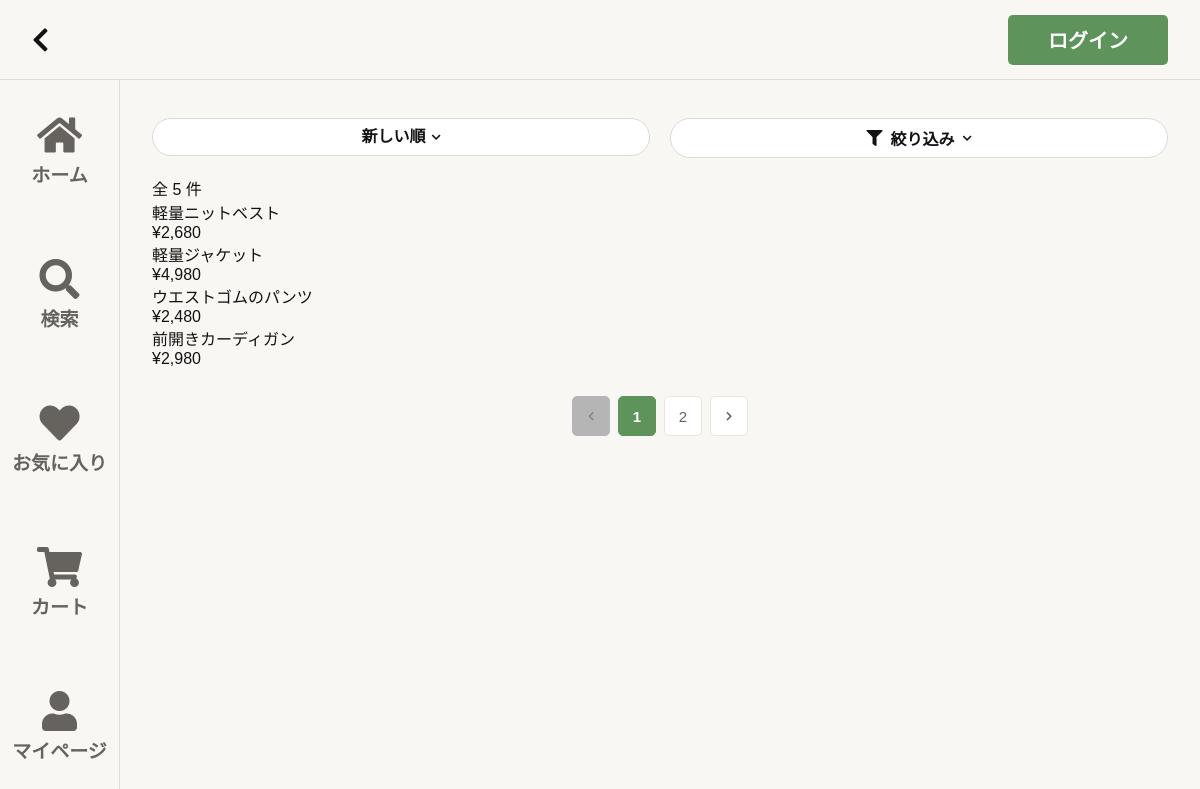
/public/user/products.php, run on an earlier commit of the app's database.
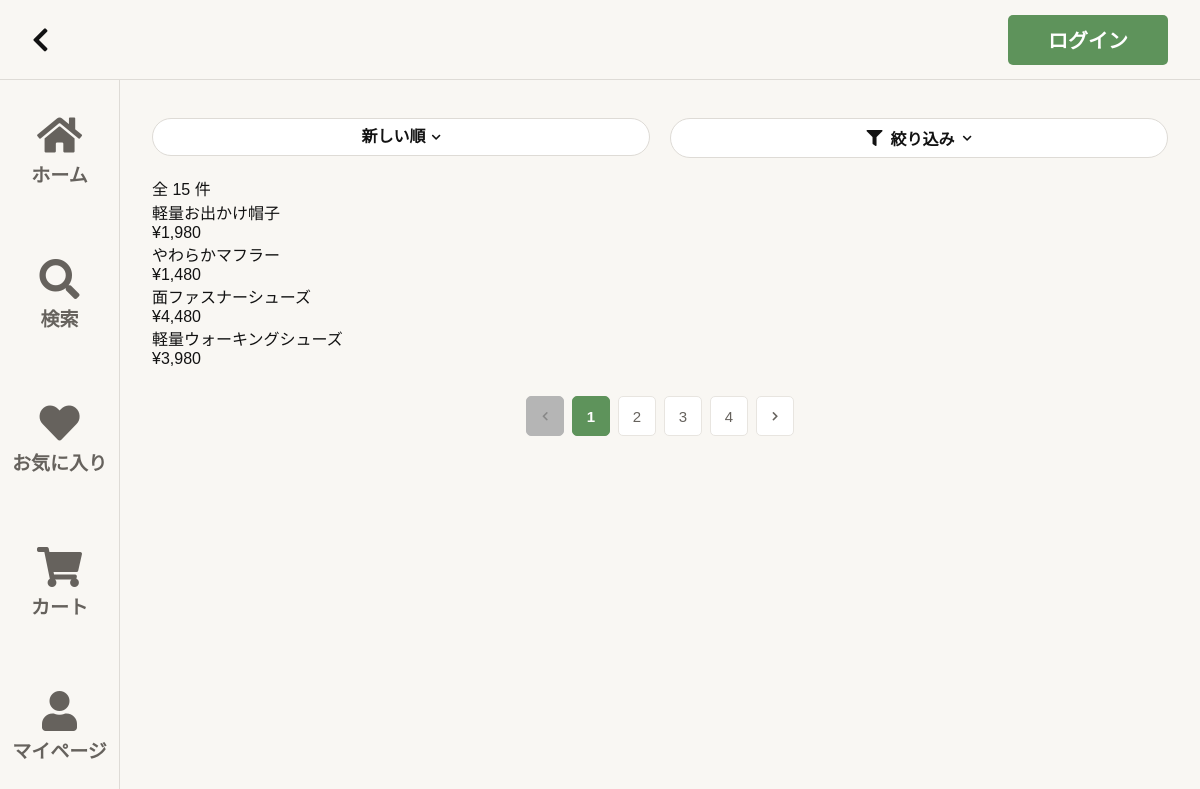
And on a later commit of the database.
### tables this page shows
CREATE TABLE `products` (
    `product_id` INT NOT NULL AUTO_INCREMENT,
    `product_name` VARCHAR(30) NOT NULL,
    `category` VARCHAR(10) NOT NULL,
    `product_price` INT NOT NULL,
    `description` VARCHAR(100) NOT NULL,
    `image` VARCHAR(100) NULL DEFAULT NULL,
    `created_at` DATE NOT NULL,
    `is_deleted` BOOLEAN NOT NULL DEFAULT FALSE,
    PRIMARY KEY (`product_id`)
);

### app/auth.php (called while the page is built, shortened)
<?php
function getMemberId()
{
    return $_SESSION['member_id'] ?? false;
}
?>

### app/views/components/list/helpers.php (called while the page is built)
<?php
function listEscape($value): string
{
    return htmlspecialchars((string) $value, ENT_QUOTES, 'UTF-8');
}
function createListPageUrl(string $path, array $conditions): callable
{
    return static function (int $page) use ($path, $conditions): string {
        $conditions['page'] = $page;
        return $path . '?' . http_build_query($conditions);
    };
}

### app/products/options.php (called while the page is built)
<?php
function getProductCategories(): array
{
    return ['トップス', 'ボトムス', 'アウター', 'シューズ', 'その他・小物'];
}
function getProductSortOptions(): array
{
    return [
        'newest' => '新しい順', 'oldest' => '古い順',
        'recommended' => 'おすすめ順',
        'stock_desc' => '在庫数が多い順', 'stock_asc' => '在庫数が少ない順',
    ];
}

### app/products/conditions.php (called while the page is built, shortened)
<?php
require_once __DIR__ . '/options.php';
function normalizeProductConditions(array $input, array $settings = []): array
{
    $sortOptions = getProductSortOptions();
    $allowedSorts = $settings['sorts'] ?? array_keys($sortOptions);
    $allowedSorts = array_values(array_intersect($allowedSorts, array_keys($sortOptions)));
    $sort = is_string($input['sort'] ?? null) ? $input['sort'] : '';
    if (!in_array($sort, $allowedSorts, true)) $sort = $allowedSorts[0];
    $keyword = is_string($input['keyword'] ?? null) ? trim($input['keyword']) : '';
    $category = is_string($input['category'] ?? null) ? $input['category'] : '';
    if (!in_array($category, getProductCategories(), true)) $category = '';
    $perPages = $settings['perPages'] ?? [5, 8];
    $perPages = array_values(array_filter($perPages, static function ($count) {
        return is_int($count) && $count >= 1 && $count <= 100;
    }));
    $defaultCount = $settings['defaultPerPage'] ?? 8;
    $requested = is_scalar($input['per_page'] ?? null)
        ? filter_var($input['per_page'], FILTER_VALIDATE_INT) : false;
    $perPage = in_array($requested, $perPages, true) ? $requested : $defaultCount;
    $requestedPage = is_scalar($input['page'] ?? null)
        ? filter_var($input['page'], FILTER_VALIDATE_INT) : false;
    $minPrice = null;
    $maxPrice = null;
    if ($settings['priceFilter'] ?? false) {
        $prices = [];
        foreach (['min_price' => 0, 'max_price' => 100000] as $key => $default) {
            $value = $input[$key] ?? null;
            $number = is_scalar($value)
                ? filter_var($value, FILTER_VALIDATE_INT)
                : false;
            $prices[$key] = $number === false
                ? $default
                : max(0, min(100000, $number));
        }
        $minPrice = min($prices['min_price'], $prices['max_price']);
        $maxPrice = max($prices['min_price'], $prices['max_price']);
    }
    return [
        'keyword' => $keyword, 'sort' => $sort, 'category' => $category,
        'perPage' => $perPage, 'page' => max(1, $requestedPage ?: 1),
        'minPrice' => $minPrice,'maxPrice' => $maxPrice,
    ];
}

### app/products/search.php (called while the page is built, shortened)
<?php
require_once __DIR__ . '/conditions.php';
function searchProducts(PDO $pdo, array $input, array $settings = []): array
{
    $criteria = normalizeProductConditions($input, $settings);
    $keyword = $criteria['keyword'];
    $category = $criteria['category'];
    $perPage = $criteria['perPage'];
    $orderByOptions = [
        'newest' => 'p.created_at DESC, p.product_id DESC',
        'oldest' => 'p.created_at ASC, p.product_id ASC',
        'recommended' => '(r.average_rating IS NULL) ASC, r.average_rating DESC, p.created_at DESC, p.product_id DESC',
        'stock_desc' => 'total_stock DESC, p.product_id DESC',
        'stock_asc' => 'total_stock ASC, p.product_id DESC',
    ];
    $conditions = ['p.is_deleted = FALSE'];
    $params = [];
    if ($criteria['minPrice'] !== null) {
        $conditions[] = 'p.product_price >= ?';
        $params[] = $criteria['minPrice'];
    }
    if ($criteria['maxPrice'] !== null) {
        $conditions[] = 'p.product_price <= ?';
        $params[] = $criteria['maxPrice'];
    }
    $where = ' WHERE ' . implode(' AND ', $conditions);
    $stmt = $pdo->prepare('SELECT COUNT(*) FROM products p' . $where);
    $stmt->execute($params);
    $totalCount = (int) $stmt->fetchColumn();
    $totalPages = max(1, (int) ceil($totalCount / $perPage));
    $page = min($totalPages, $criteria['page']);
    $offset = ($page - 1) * $perPage;
    $sql = 'SELECT p.product_id, p.product_name, p.product_price,
                   p.category, p.description, p.image, p.created_at,
                   COALESCE(s.total_stock, 0) AS total_stock,
                   r.average_rating
            FROM products p
            LEFT JOIN (
                SELECT product_id, SUM(stock_quantity) AS total_stock
                FROM product_details GROUP BY product_id
            ) s ON p.product_id = s.product_id
            LEFT JOIN (
                SELECT product_id, AVG(rating) AS average_rating
                FROM reviews GROUP BY product_id
            ) r ON p.product_id = r.product_id'
        . $where . ' ORDER BY ' . $orderByOptions[$criteria['sort']]
        . ' LIMIT ' . $perPage . ' OFFSET ' . $offset;
    $stmt = $pdo->prepare($sql);
    $stmt->execute($params);
    return array_merge($criteria, [
        'page' => $page, 'totalCount' => $totalCount, 'totalPages' => $totalPages,
        'products' => $stmt->fetchAll(PDO::FETCH_ASSOC),
    ]);
}

### public/user/products.php (the view, shortened to what this page needs)
<?php
require_once __DIR__ . '/../../app/db.php';
require_once __DIR__ . '/../../app/products/search.php';
require_once __DIR__ . '/../../app/views/components/list/sort.php';
require_once __DIR__ . '/../../app/views/components/list/filter.php';
require_once __DIR__ . '/../../app/views/components/list/pagination.php';
require_once __DIR__ . '/../../app/views/components/list/helpers.php';
$result = searchProducts($pdo, $_GET, [
    'sorts' => ['newest','oldest','recommended'],
    'perPages' => [4],
    'defaultPerPage' => 4,
    'priceFilter' =>true
]);
$sortOptions = [
    'newest' => '新しい順',
    'oldest' => '古い順',
    'recommended' => 'おすすめ順',
];
$categoryOptions = ['' => 'すべて'];
foreach (getProductCategories() as $item) {
    $categoryOptions[$item] = $item;
}
$filterGroups = [
    [
        'name' => 'category',
        'label' => 'カテゴリ',
        'type' => 'radio',
        'options' => $categoryOptions,
        'selected' => $result['category'],
        'default' => '',
    ],
];
$filterGroups[] = [
    'name' => 'price',
    'label' => '価格',
    'type' => 'price',
    'min' => $result['minPrice'],
    'max' => $result['maxPrice'],
];
$products = $result['products'];
$totalCount = $result['totalCount'];
$page = $result['page'];
$totalPages = $result['totalPages'];
$pageUrl = createListPageUrl('products.php', [
    'keyword' => $result['keyword'],
    'category' => $result['category'],
    'sort' => $result['sort'],
    'per_page' => $result['perPage'],
    'min_price' => $result['minPrice'],
    'max_price' => $result['maxPrice'],
]);
?>
<!DOCTYPE html>
<html lang="en">
<head>
    <link rel="stylesheet" href="../css/common.css">
    <link rel="stylesheet" href="../css/common-list.css">
    <link rel="stylesheet" href="https://cdnjs.cloudflare.com/ajax/libs/font-awesome/5.15.4/css/all.min.css">
</head>
<body class="has-header has-footer">
    <?php
    require __DIR__ . '/../../app/views/layouts/header.php';
    renderHeader('','back','index.php');
    ?>
    <main class="c-list-page">
        <form action="products.php" method="get" class="c-list-form" data-list-form>
            <div class="c-list-controls">
                <?php
                renderListSort($sortOptions, $result['sort']);
                renderListFilter($filterGroups);
                ?>
    </div>
        </form>
        <p>全 <?= number_format($totalCount) ?> 件</p>
        <?php foreach ($products as $product): ?>
        <div>
            <p>
                <?= htmlspecialchars(
                    $product['product_name'],
                    ENT_QUOTES,
                    'UTF-8'
                ) ?>
            </p>
            <p>
                ¥<?= number_format($product['product_price']) ?>
            </p>
        </div>
        <?php endforeach; ?>
        <?php
        renderListPagination($page, $totalPages, $pageUrl);
        ?>
    </main>
    <?php
    require_once __DIR__ . '/../../app/views/layouts/footer.php';
    renderFooter('');
    ?>
</body>
</html>

### app/views/layouts/header.php (shortened to what this page needs)
<?php
require_once __DIR__ . '/../../auth.php';
function renderHeader(
    string $pageTitle,
    string $icon = 'none',
    ?string $backUrl = null
): void
{
    $isLoggedIn = getMemberId() !== false;
?>
    <header class="header">
        <div class="header-inner">
            <div class="header-title">
                <?php if ($icon === 'leaf'): ?>
                    <div class="header-logo">
                        <i class="fas fa-leaf"></i>
                        <span><?= htmlspecialchars($pageTitle, ENT_QUOTES, 'UTF-8') ?></span>
                    </div>
                <?php elseif ($icon === 'back' && $backUrl !== null): ?>
                    <a class="header-back"
                       href="<?= htmlspecialchars($backUrl, ENT_QUOTES, 'UTF-8') ?>"
                    >
                        <i class="fas fa-chevron-left"></i>
                        </a>
                <?php else: ?>
                    <span style="margin-left: 30px;"><?= htmlspecialchars($pageTitle, ENT_QUOTES, 'UTF-8') ?></span>
                <?php endif; ?>
            </div>
            <?php if (!$isLoggedIn): ?>
                <a class="header-login"
                   href="/B5/public/user/account/login.php">
                    ログイン
                </a>
            <?php endif; ?>
        </div>
    </header>
<?php
}

### app/views/components/list/sort.php (shortened to what this page needs)
<?php
require_once __DIR__ . '/helpers.php';
function renderListSort(
    array $options,
    string $selected,
    string $name = 'sort'
): void
{
    ?>
    <details class="c-list-sort" data-list-sort-menu>
        <summary>
            <?= listEscape($options[$selected] ?? '') ?>
            <i class="fas fa-chevron-down"></i>
        </summary>
    </details>
    <?php
}

### app/views/components/list/filter.php (shortened to what this page needs)
<?php
require_once __DIR__ . '/helpers.php';
function renderListFilter(array $groups): void
{
    ?>
    <details class="c-list-filter" data-list-filter>
        <summary><i class="fas fa-filter"></i><span>絞り込み</span><i class="fas fa-chevron-down"></i></summary>
    </details>
    <?php
}

### app/views/components/list/pagination.php
<?php
require_once __DIR__ . '/helpers.php';
function renderListPagination(int $page, int $totalPages, callable $pageUrl): void
{
    $start = max(1, $page - 2);
    $end = min($totalPages, $start + 4);
    $start = max(1, $end - 4);
    ?>
    <nav class="c-list-pagination">
        <?php if ($page > 1): ?>
            <a href="<?= listEscape($pageUrl($page - 1)) ?>"><i class="fas fa-chevron-left"></i></a>
        <?php else: ?><span class="is-disabled"><i class="fas fa-chevron-left"></i></span><?php endif; ?>
        <?php for ($i = $start; $i <= $end; $i++): ?>
            <?php if ($i === $page): ?><span class="is-current" aria-current="page"><?= $i ?></span>
            <?php else: ?><a href="<?= listEscape($pageUrl($i)) ?>"><?= $i ?></a><?php endif; ?>
        <?php endfor; ?>
        <?php if ($page < $totalPages): ?>
            <a href="<?= listEscape($pageUrl($page + 1)) ?>"><i class="fas fa-chevron-right"></i></a>
        <?php else: ?><span class="is-disabled"><i class="fas fa-chevron-right"></i></span><?php endif; ?>
    </nav>
    <?php
}

### app/views/layouts/footer.php
<?php
function renderFooter(string $current): void
{
require_once __DIR__ . '/../../auth.php';
$isLoggedIn = getMemberId() !== false;
$loginUrl = '/B5/public/user/account/login.php';
?>
<footer class="footer">
    <nav>
        <a class="<?= $current === 'home' ? 'is-current' : '' ?>" href="/B5/public/user/index.php">
            <i class="fas fa-home"></i>
            <span>ホーム</span>
        </a>
        <a class="<?= $current === 'search' ? 'is-current' : '' ?>" href="/B5/public/user/search.php">
            <i class="fas fa-search"></i>
            <span>検索</span>
        </a>
        <a class="<?= $current === 'favorites' ? 'is-current' : '' ?>" href="<?= $isLoggedIn
            ? '/B5/public/user/favorites.php'
            : $loginUrl ?>">
            <i class="fas fa-heart"></i>
            <span>お気に入り</span>
        </a>
        <a class="<?= $current === 'cart' ? 'is-current' : '' ?>" href="<?= $isLoggedIn
            ? '/B5/public/user/shopping/cart.php'
            : $loginUrl ?>">
            <i class="fas fa-shopping-cart"></i>
            <span>カート</span>
        </a>
        <a class="<?= $current === 'mypage' ? 'is-current' : '' ?>" href="<?= $isLoggedIn
            ? '/B5/public/user/account/index.php'
            : $loginUrl ?>">
            <i class="fas fa-user"></i>
            <span>マイページ</span>
        </a>
    </nav>
</footer>
<?php
}
?>

### public/css/common.css (style rules this page uses)
* { margin: 0; padding: 0; box-sizing: border-box; }
body { background-color: #F9F7F3; font-family: "Yu Gothic", sans-serif; }

### public/css/common-list.css (style rules this page uses)
.c-list-page { min-width: 0; padding: 16px 12px 20px; box-sizing: border-box; color: #121212; font-size: 14px; }
.c-list-page *, .c-list-page *::before, .c-list-page *::after { box-sizing: border-box; }
.c-list-page > form, .c-list-page > div, .c-list-page > nav { width: 100%; max-width: 1100px; min-width: 0; margin-right: auto; margin-left: auto; }
.c-list-form { margin-top: 0; margin-bottom: 18px; }
.c-list-controls { display: flex; align-items: flex-start; gap: 12px; margin-top: 14px; }
.c-list-controls > * { flex: 1; min-width: 0; }
.c-list-sort { position: relative; min-width: 0; }
.c-list-sort > summary { display: flex; align-items: center; justify-content: center; gap: 6px; min-height: 36px; padding: 7px 12px; border: 1px solid #DEDBD6; border-radius: 20px; background-color: #FFFFFF; color: #121212; font: inherit; font-weight: 600; line-height: 1.4; list-style: none; cursor: pointer; }
.c-list-sort > summary i { font-size: 10px; }
.c-list-filter { position: relative; min-width: 0; }
.c-list-filter > summary { display: flex; align-items: center; justify-content: center; gap: 8px; min-height: 36px; padding: 7px 10px; border: 1px solid #DEDBD6; border-radius: 20px; background-color: #FFFFFF; font-weight: 600; list-style: none; cursor: pointer; }
.c-list-filter > summary > i:last-child { font-size: 10px; }
.c-list-pagination { display: flex; flex-wrap: wrap; align-items: center; justify-content: center; gap: 8px; margin-top: 28px; }
.c-list-pagination > a, .c-list-pagination > span { display: flex; align-items: center; justify-content: center; min-width: 30px; height: 34px; padding: 4px; border: 1px solid #E8E5E0; border-radius: 5px; background-color: #FFFFFF; color: #66625D; font-size: 15px; text-decoration: none; }
.c-list-pagination > .is-current { border-color: #5E935B; background-color: #5E935B; color: #FFFFFF; font-weight: 700; }
.c-list-pagination > .is-disabled { border-color: #B5B5B5; background-color: #B5B5B5; color: #888888; }
.c-list-pagination i { font-size: 10px; }
@media (min-width: 768px) { .c-list-page { padding: 24px 32px; font-size: 16px; } }
@media (min-width: 768px) { .c-list-controls { gap: 20px; } }
@media (min-width: 768px) { .c-list-sort > select, .c-list-filter > summary { min-height: 40px; } }
@media (min-width: 768px) { .c-list-pagination > a, .c-list-pagination > span { min-width: 38px; height: 40px; } }

What changed in the data, as far as the page shows it:
no longer on this page (row unchanged): products: product_name "軽量ニットベスト", product_price "2,680"
no longer on this page (row unchanged): products: product_name "軽量ジャケット", product_price "4,980"
no longer on this page (row unchanged): products: product_name "ウエストゴムのパンツ", product_price "2,480"
no longer on this page (row unchanged): products: product_name "前開きカーディガン", product_price "2,980"
added products: product_name "軽量お出かけ帽子", product_price "1,980"
added products: product_name "やわらかマフラー", product_price "1,480"
added products: product_name "面ファスナーシューズ", product_price "4,480"
added products: product_name "軽量ウォーキングシューズ", product_price "3,980"
Also different on the page:
$totalCount: "5" → "15"
new list line: "3"
new list line: "4"
